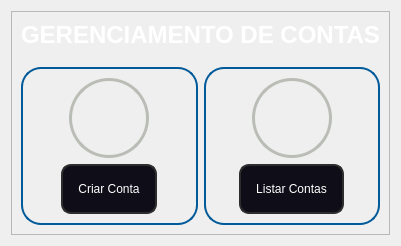
            <widget class="QWidget" name="contas_page">
             <property name="styleSheet">
              <string notr="true"/>
             </property>
             <layout class="QVBoxLayout" name="verticalLayout_8">
              <item>
               <widget class="QFrame" name="frame_content_conta">
                <property name="frameShape">
                 <enum>QFrame::StyledPanel</enum>
                </property>
                <property name="frameShadow">
                 <enum>QFrame::Raised</enum>
                </property>
                <layout class="QVBoxLayout" name="verticalLayout_14">
                 <property name="spacing">
                  <number>0</number>
                 </property>
                 <property name="leftMargin">
                  <number>0</number>
                 </property>
                 <property name="topMargin">
                  <number>0</number>
                 </property>
                 <property name="rightMargin">
                  <number>0</number>
                 </property>
                 <property name="bottomMargin">
                  <number>0</number>
                 </property>
                 <item>
                  <widget class="QFrame" name="frame_contet_title">
                   <property name="minimumSize">
                    <size>
                     <width>0</width>
                     <height>0</height>
                    </size>
                   </property>
                   <property name="maximumSize">
                    <size>
                     <width>16777215</width>
                     <height>70</height>
                    </size>
                   </property>
                   <property name="styleSheet">
                    <string notr="true">QFrame{
}

QLabel{
	color: rgb(255, 255, 255);
}</string>
                   </property>
                   <property name="frameShape">
                    <enum>QFrame::NoFrame</enum>
                   </property>
                   <property name="frameShadow">
                    <enum>QFrame::Raised</enum>
                   </property>
                   <layout class="QVBoxLayout" name="verticalLayout_4">
                    <item>
                     <widget class="QLabel" name="label_title_contas">
                      <property name="font">
                       <font>
                        <family>Noto Sans Arabic UI</family>
                        <pointsize>18</pointsize>
                        <weight>75</weight>
                        <bold>true</bold>
                       </font>
                      </property>
                      <property name="text">
                       <string>GERENCIAMENTO DE CONTAS</string>
                      </property>
                      <property name="alignment">
                       <set>Qt::AlignCenter</set>
                      </property>
                     </widget>
                    </item>
                   </layout>
                  </widget>
                 </item>
                 <item>
                  <widget class="QFrame" name="frame_items_conta">
                   <property name="styleSheet">
                    <string notr="true"/>
                   </property>
                   <property name="frameShape">
                    <enum>QFrame::NoFrame</enum>
                   </property>
                   <property name="frameShadow">
                    <enum>QFrame::Raised</enum>
                   </property>
                   <layout class="QHBoxLayout" name="horizontalLayout_5">
                    <item>
                     <widget class="QFrame" name="frame">
                      <property name="styleSheet">
                       <string notr="true">QFrame{
	color: rgb(255, 255, 255);
	border-radius: 20px;
	border: 2px solid rgb(1, 90, 153);
}</string>
                      </property>
                      <property name="frameShape">
                       <enum>QFrame::StyledPanel</enum>
                      </property>
                      <property name="frameShadow">
                       <enum>QFrame::Raised</enum>
                      </property>
                      <layout class="QGridLayout" name="gridLayout_3">
                       <item row="0" column="0" alignment="Qt::AlignHCenter">
                        <widget class="QFrame" name="frame_11">
                         <property name="minimumSize">
                          <size>
                           <width>80</width>
                           <height>80</height>
                          </size>
                         </property>
                         <property name="maximumSize">
                          <size>
                           <width>80</width>
                           <height>80</height>
                          </size>
                         </property>
                         <property name="styleSheet">
                          <string notr="true">background-image: url(:/icons/new_conta.png);
background-repeat: none;
background-position: center;
border-radius: 40px;
border: 3px solid rgb(186, 189, 182);
</string>
                         </property>
                         <property name="frameShape">
                          <enum>QFrame::NoFrame</enum>
                         </property>
                         <property name="frameShadow">
                          <enum>QFrame::Raised</enum>
                         </property>
                        </widget>
                       </item>
                       <item row="1" column="0" alignment="Qt::AlignHCenter">
                        <widget class="QPushButton" name="pushButton_nova_conta">
                         <property name="minimumSize">
                          <size>
                           <width>0</width>
                           <height>50</height>
                          </size>
                         </property>
                         <property name="maximumSize">
                          <size>
                           <width>200</width>
                           <height>16777215</height>
                          </size>
                         </property>
                         <property name="styleSheet">
                          <string notr="true">QPushButton{
	border: 2px solid rgb(45, 45, 45);
	border-radius: 10px;
	padding: 15px;
	background-color: rgb(14, 13, 24);
	color: rgb(255, 255, 255);	
}

QPushButton:hover{
	border: 2px solid rgb(0, 66, 124);
}</string>
                         </property>
                         <property name="text">
                          <string>Criar Conta</string>
                         </property>
                        </widget>
                       </item>
                      </layout>
                     </widget>
                    </item>
                    <item>
                     <widget class="QFrame" name="frame_2">
                      <property name="styleSheet">
                       <string notr="true">QFrame{
	color: rgb(255, 255, 255);
	border-radius: 20px;
	border: 2px solid rgb(1, 90, 153);
}</string>
                      </property>
                      <property name="frameShape">
                       <enum>QFrame::StyledPanel</enum>
                      </property>
                      <property name="frameShadow">
                       <enum>QFrame::Raised</enum>
                      </property>
                      <layout class="QGridLayout" name="gridLayout_4">
                       <item row="0" column="0" alignment="Qt::AlignHCenter">
                        <widget class="QFrame" name="frame_12">
                         <property name="minimumSize">
                          <size>
                           <width>80</width>
                           <height>80</height>
                          </size>
                         </property>
                         <property name="maximumSize">
                          <size>
                           <width>80</width>
                           <height>80</height>
                          </size>
                         </property>
                         <property name="styleSheet">
                          <string notr="true">background-image: url(:/icons/list.png);
background-repeat: none;
background-position: center;
border-radius: 40px;
border: 3px solid rgb(186, 189, 182);
</string>
                         </property>
                         <property name="frameShape">
                          <enum>QFrame::NoFrame</enum>
                         </property>
                         <property name="frameShadow">
                          <enum>QFrame::Raised</enum>
                         </property>
                        </widget>
                       </item>
                       <item row="1" column="0" alignment="Qt::AlignHCenter">
                        <widget class="QPushButton" name="pushButton_listar_conta">
                         <property name="minimumSize">
                          <size>
                           <width>0</width>
                           <height>50</height>
                          </size>
                         </property>
                         <property name="maximumSize">
                          <size>
                           <width>200</width>
                           <height>16777215</height>
                          </size>
                         </property>
                         <property name="styleSheet">
                          <string notr="true">QPushButton{
	border: 2px solid rgb(45, 45, 45);
	border-radius: 10px;
	padding: 15px;
	background-color: rgb(14, 13, 24);
	color: rgb(255, 255, 255);	
}

QPushButton:hover{
	border: 2px solid rgb(0, 66, 124);
}</string>
                         </property>
                         <property name="text">
                          <string>Listar Contas</string>
                         </property>
                        </widget>
                       </item>
                      </layout>
                     </widget>
                    </item>
                   </layout>
                  </widget>
                 </item>
                </layout>
               </widget>
              </item>
             </layout>
            </widget>
